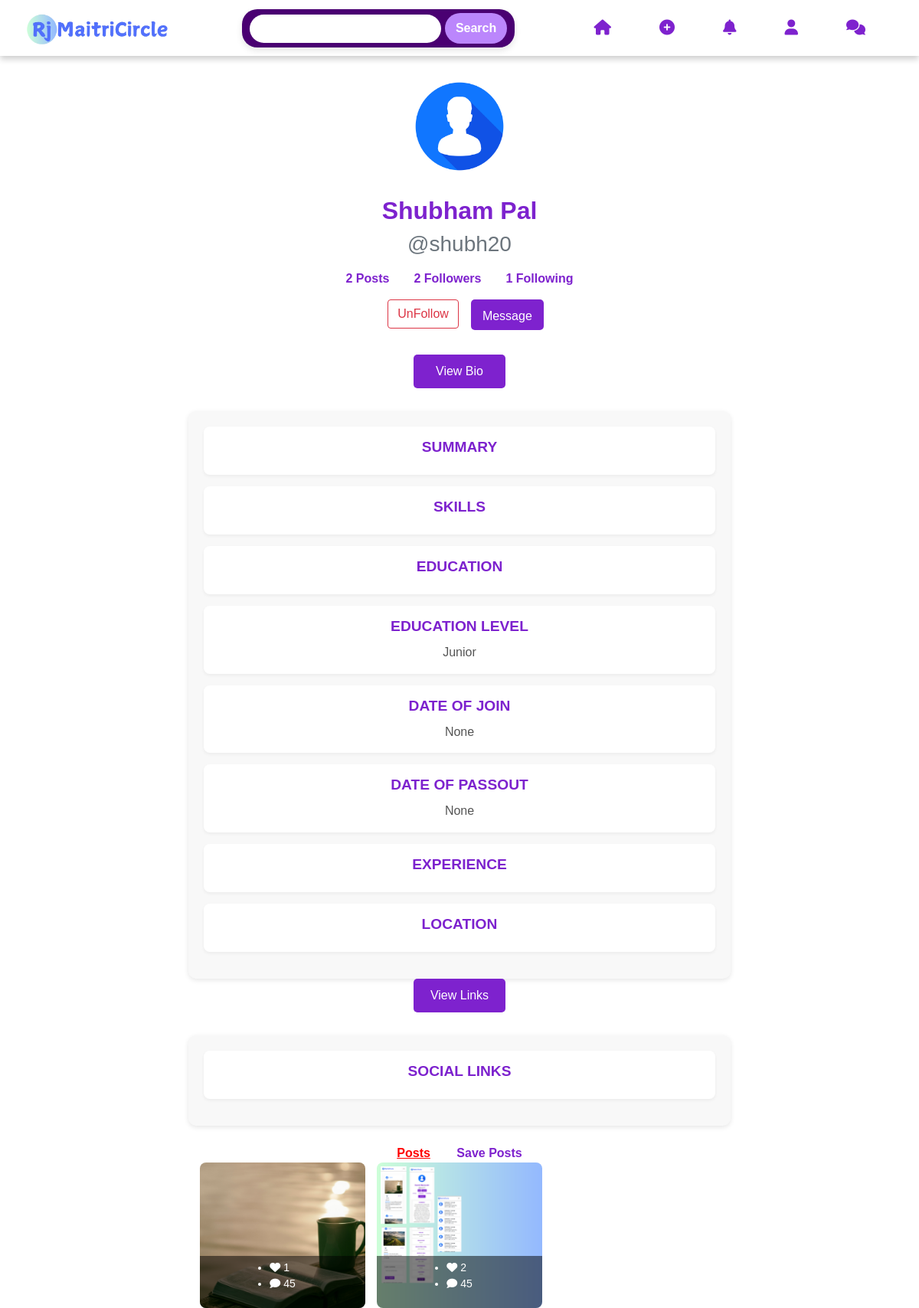
The page /shubh20/ (signed in) on the database its author committed.
### userauths/models.py (models this page shows, shortened)
class Profile(models.Model):
    pid = ShortUUID(alphabet="abcdefghijklmnopqrstuvwxyz123")
    user = models.OneToOneField(settings.AUTH_USER_MODEL, on_delete=models.CASCADE)
    image = models.FileField(upload_to=user_directory_path, default="images/default.jpg", null=True, blank=True)
    full_name = models.CharField(max_length=500, null=False, blank=False)
    bio = CKEditor5Field('Text', config_name='extends')
    dob = models.DateField(null=True, blank=True)
    created = models.DateTimeField(auto_now_add=True)
    location = models.CharField(max_length=500, null=True, blank=True)
    student_type = models.CharField(max_length=20, choices=STUDENT_TYPE)
    year_of_join = models.DateField(null=True, blank=True)
    year_of_passout = models.DateField(null=True, blank=True)
    experience = models.CharField(max_length=10000)
    skills = models.CharField(max_length=10000)
    education = models.CharField(max_length=10000)
    instagram = models.URLField(null=True, blank=True)
    git = models.URLField(null=True, blank=True)
    linkdn = models.URLField(null=True, blank=True)
    date = models.DateTimeField(auto_now_add=True)
    verified = models.BooleanField(default=False)
    saved = models.ManyToManyField(Post, related_name="saved_posts", blank=True)
    class Meta:
        ordering = ['-date']

class User(AbstractUser):
    full_name = models.CharField(max_length=500, null=False, blank=False)
    username = models.CharField(max_length=500, unique= True)
    email = models.EmailField(unique=True)
    account_type = models.CharField(max_length=20, choices=ACCOUNT_TYPE)
    gender = models.CharField(choices=GENDER, max_length=10)
    otp = models.CharField(max_length=100, null=True, blank=True)
    valid_doc = models.FileField(upload_to='valid_proof/')
    is_active = models.BooleanField(default=False)
    USERNAME_FIELD = 'email'
    REQUIRED_FIELDS = ['username']
    def __str__(self):
        return self.username

### post/models.py (models this page shows, shortened)
class Post(models.Model):
    post_id = ShortUUIDField(alphabet="abcdefghijklmnopqrstuvwxyz123", unique=True)
    image = models.FileField(upload_to=user_directory_path, default="file.jpg", null=True, verbose_name="Profile_pic")
    caption = CKEditor5Field('Text', config_name='extends')
    posted = models.DateTimeField(auto_now_add=True)
    tag = models.ManyToManyField(Tag, blank=True, help_text="separate with comma")
    user = models.ForeignKey(settings.AUTH_USER_MODEL, on_delete=models.CASCADE, related_name="userPost")
    likes = models.IntegerField(default=0)
    liked_by = models.ManyToManyField(settings.AUTH_USER_MODEL, related_name="liked_posts", blank=True)
    def get_absolute_url(self):
        return reverse("PostDetail", args=[self.post_id])
    class Meta:
        verbose_name = "Post"
        verbose_name_plural = "Posts"

### userauths/views.py (the view)
# urls.py: path('<username>/', ProfileView, name="ProfileView"),
def ProfileView(request, username):
    user = get_object_or_404(User, username=username)
    profile = Profile.objects.get(user=user)
    url_name = resolve(request.path).url_name
    if url_name == 'ProfileView':
        posts = Post.objects.filter(user=user)
    else:
        posts = profile.saved.all()
    paginator = Paginator(posts,3)
    page_number = request.GET.get('page')
    post_paginator = paginator.get_page(page_number)
    follow_status = Follow.objects.filter(follower=request.user, following=user).exists()
    post_count = Post.objects.filter(user=user).count()
    following_count = Follow.objects.filter(follower=user).count()
    follower_count = Follow.objects.filter(following=user).count()
    context = {
        "posts" : posts,
        "profile" : profile,
        "paginator" : post_paginator,
        "url_name" : url_name,
        "post_count" : post_count,
        "follower_count" : follower_count,
        "following_count" : following_count,
        "follow_status" : follow_status,
    }
    return render(request, 'userauths/profile.html', context)

### notification/context_processors.py (called while the page is built)
def unread_message_count(request):
    if request.user.is_authenticated:
        return {
            "unread_message_count": Notification.objects.filter(user=request.user, is_read=False, notification_type="message").count()
        }
    return {"unread_message_count": 0}

def unread_count(request):
    if request.user.is_authenticated:
        return {
            "unread_count": Notification.objects.filter(user=request.user, is_read=False).exclude(notification_type="message").count()
        }
    return {"unread_count": 0}

### templates/userauths/profile.html (shortened to what this page needs)
{% extends "partials/base.html" %}
{% load static %}
{% block content %}
<div class="container">
    <div class="profile-header">
        <div class="profile-image">
            <img src="{{profile.image.url}}" alt="Profile Image">
        </div>
        <h2  class="mt-3" style="color:#7D22CE; font-weight:bold;">{{profile.full_name|title}}</h2>
        <h3 class="text-secondary">@{{profile.user.username}}</h3>
        <div class="d-flex justify-content-center stats mt-3">
            <div class="mx-3"><span class="profile-stat-count">{{post_count}} Posts</span></div>
            <div class="mx-3"><a href="{% url "Follower_List" profile.user %}"><span class="profile-stat-count">{{follower_count}} Followers</span></a></div>
            <div class="mx-3"><a href="{% url "Following_List" profile.user %}"><span class="profile-stat-count">{{following_count}} Following</span></a></div>
        </div>
        {% if not request.user == profile.user %}
            <div class="d-flex justify-content-center gap-2 mt-2">
                {% if follow_status %}
                    <a href="{% url "FollowView" profile.user.username 0 %}"><button class="btn btn-outline-danger mx-3">UnFollow</button></a>
                {% else %}
                    <a href="{% url "FollowView" profile.user.username 1 %}"><button class="btn btn-outline-success mx-3">Follow</button></a>
                {% endif %}
                {% if profile.user != request.user %}
                    <br><br><br><a href="{% url "start-chat" profile.user.username %}"><button class="btn-custom">Message</button></a>
                {% endif %}
            </div>
        {% endif %}
        <div class="profile-container">
            <div class="profile-section">
                <button class="toggle-section" data-target="#bio-section">View Bio</button>
                <div id="bio-section" class="section-content">
                    <div class="bio-header">
                        <h4 class="bio-title">Summary</h4>
                    </div>
                    <div class="bio-header">
                        <h4 class="bio-title">Skills</h4>
                    </div>
                    <div class="bio-header">
                        <h4 class="bio-title">Education</h4>
                    </div>
                    <div class="bio-header">
                        <h4 class="bio-title">Education Level</h4>
                        <p class="bio-text">{{ profile.student_type }}</p>
                    </div>
                    <div class="bio-header">
                        <h4 class="bio-title">Date of Join</h4>
                        <p class="bio-text">{{ profile.year_of_join }}</p>
                    </div>
                    <div class="bio-header">
                        <h4 class="bio-title">Date of Passout</h4>
                        <p class="bio-text">{{ profile.year_of_passout }}</p>
                    </div>
                    <div class="bio-header">
                        <h4 class="bio-title">Experience</h4>
                    </div>
                    <div class="bio-header">
                        <h4 class="bio-title">Location</h4>
                    </div>
                </div>
            </div>
            <div class="profile-section">
                <button class="toggle-section" data-target="#links-section">View Links</button>
                <div id="links-section" class="section-content">
                    <div class="links-header">
                        <h4 class="links-title">Social Links</h4>
                    </div>
                </div>
            </div>
        </div>
    </div>
    <div class="tabs mt-4">
        {% if url_name == "ProfileView" %}
            <a href="{% url "ProfileView" profile.user%}" style="color:red; text-decoration:underline;">Posts</a>
        {% else %}
            <a href="{% url "ProfileView" profile.user %}" class="active">Posts</a>
        {% endif %}
        {% if url_name == "Saved" %}
            <a href="{% url "Saved" profile.user %}" style="color:red; text-decoration:underline;">Save Posts</a>
        {% else %}
            <a href="{% url "Saved" profile.user %}" class="active">Save Posts</a>
        {% endif %}
    </div>
<main>
    <div class="container">
        <div class="gallery">
            {% for post in posts %}
                <a href="{{ post.get_absolute_url }}" class="gallery-item">
                    <img src="{{ post.image.url }}" alt="Post Image">
                    <div class="gallery-item-info">
                        <ul>
                            <li class="gallery-item-likes"><i class="fas fa-heart"></i> {{post.likes}}</li>
                            <li class="gallery-item-comments"><i class="fas fa-comment"></i> 45</li>
                        </ul>
                    </div>
                </a>
            {% endfor %}
        </div>
    </div>
</main>
{% endblock %}

### static/style/new_post.css (style rules this page uses)
* { margin: 0; padding: 0; box-sizing: border-box; font-family: Arial, sans-serif; }

### static/style/profile.css (style rules this page uses)
.profile-header { text-align: center; margin-top: 20px; }
.profile-image img { width: 150px; height: 150px; border-radius: 50%; object-fit: cover; }
.btn-custom { padding: 10px 15px; background-color: #7E22CE; color: #fff; border: none; border-radius: 5px; cursor: pointer; height:40px; }
.stats { color: #333; margin: 15px 0; }
.profile-stat-count { font-weight: bold; color: #7E22CE; }
#bio-section { background-color: #f8f8f8; padding: 20px; border-radius: 10px; box-shadow: 0 2px 6px rgba(0, 0, 0, 0.1); margin-top: 20px; }
.bio-header { background-color: white; padding: 15px; margin-bottom: 15px; border-radius: 8px; box-shadow: 0 2px 4px rgba(0, 0, 0, 0.05); }
.bio-title { font-size: 1.2rem; font-weight: bold; color: #7D22CE; margin-bottom: 10px; text-transform: uppercase; }
.bio-text { font-size: 1rem; color: #333; line-height: 1.5; margin-bottom: 0; }
.bio-header p { font-weight: normal; color: #555; font-size: 1rem; line-height: 1.6; }
.section-content { padding-top: 30px; padding-bottom: 30px; }
.tabs { text-align: center; font-weight: bold; margin-top: 20px; }
.tabs a { color: #7E22CE; margin: 0 15px; text-decoration: none; }
.gallery { display: grid; grid-template-columns: repeat(auto-fill, minmax(200px, 1fr)); gap: 15px; }
.gallery-item { position: relative; overflow: hidden; border-radius: 8px; }
.gallery-item img { width: 100%; height: 100%; object-fit: cover; }
.gallery-item-info { position: absolute; bottom: 0; width: 100%; background: rgba(0, 0, 0, 0.5); color: #fff; display: flex; justify-content: space-around; padding: 5px 0; }
.gallery-item-likes, .gallery-item-comments { font-size: 14px; }
button.toggle-section { margin-bottom: 10px; padding: 10px 15px; background-color: #7E22CE; color: #fff; border: none; border-radius: 5px; cursor: pointer; width: 120px; }
#links-section { background-color: #f8f8f8; padding: 20px; border-radius: 10px; box-shadow: 0 2px 6px rgba(0, 0, 0, 0.1); margin-top: 20px; }
.links-header { background-color: white; padding: 15px; margin-bottom: 15px; border-radius: 8px; box-shadow: 0 2px 4px rgba(0, 0, 0, 0.05); }
.links-title { font-size: 1.2rem; font-weight: bold; color: #7D22CE; margin-bottom: 10px; text-transform: uppercase; }

### static/style/home.css (style rules this page uses)
body { padding-top: 70px; }
body { background-color: #f8f9fa; }
body { background: #000000; }

### rows shown on the page
Profile: image (placeholder picture), full_name "Shubham Pal", user.username "shubh20", student_type "Junior", year_of_join "None", year_of_passout "None"
Post: image (picture), likes "1"
Post: image (picture), likes "2"

### other values the page prints
{{ post_count }} "2"
{{ follower_count }} "2"
{{ following_count }} "1"
